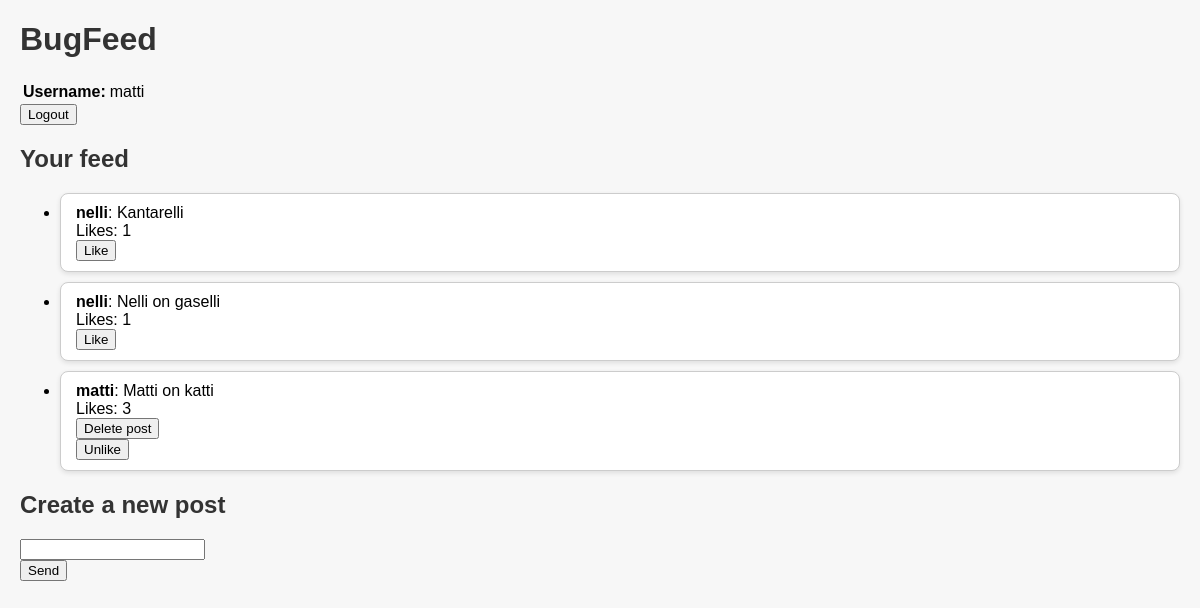
Screenshot of / (signed in) with the database file from the repository.
### bugfeed/models.py (models this page shows, shortened)
class FeedItem(models.Model):
    owner = models.ForeignKey(User, on_delete=models.CASCADE)
    content = models.TextField()
    pub_date = models.DateTimeField('date published', auto_now_add=True)
    likes = models.ManyToManyField(User, related_name='liked_posts', blank=True)

### bugfeed/views.py (the view)
# urls.py: path('', homePageView, name='index'),
def homePageView(request):
	posts = FeedItem.objects.all().order_by('-pub_date')
	context = {"posts": posts}
	return render(request, 'pages/index.html', context)

### bugfeed/templates/pages/index.html (shortened to what this page needs)
<!DOCTYPE html>
{% load static %}
<html xmlns="http://www.w3.org/1999/xhtml">
<head>
    <link rel="stylesheet" href="{% static 'css/style.css' %}">
</head>
<body>
    <h1>BugFeed</h1>
    <table>
        <tr>
            <th style="text-align:left">Username:
            <td>{{user.username}}
    </table>
    <form action="logout/" method="POST">
        <input type="submit" value="Logout" />
    </form>
    <h2>Your feed</h2>
    <ul>
        {% for post in posts %}
        <li class="post">
            <b>{{post.owner.username}}</b>: {{post.content}}<br>
            Likes: {{ post.likes.count }}
            {% if user == post.owner %}
                <form action="{% url 'delete' post.id %}" method="POST">
                    <button type="submit">
                        Delete post
                    </button>
                </form>
            {% endif %}
            <form action="{% url 'like' post.id %}" method="POST">
                <button type="submit">
                    {% if user in post.likes.all %}
                        Unlike
                    {% else %}
                        Like
                    {% endif %}
                </button>
            </form>
        </li>
        {% endfor %}
    </ul>
    <h2>Create a new post</h2>
    <form action="add/" method="POST">
        <input type="text" name="content" /><br />
        <input type="submit" value="Send" />
    </form>
</body>
</body>
</html>

### bugfeed/static/css/style.css (style rules this page uses)
body { font-family: Arial; background-color: #f7f7f7; margin: 20px; }
h1, h2 { color: #333; }
.post { background-color: #fff; border: 1px solid #ccc; border-radius: 8px; padding: 10px 15px; margin-bottom: 10px; box-shadow: 0px 2px 5px rgba(0, 0, 0, 0.1); }

### rows the page displays
FeedItem: owner.username "nelli", content "Kantarelli", likes.count "1", shows "Like"
FeedItem: owner.username "nelli", content "Nelli on gaselli", likes.count "1", shows "Like"
FeedItem: owner.username "matti", content "Matti on katti", likes.count "3", shows "Delete post", shows "Unlike"

### other values shown
{{ user.username }} "matti"
